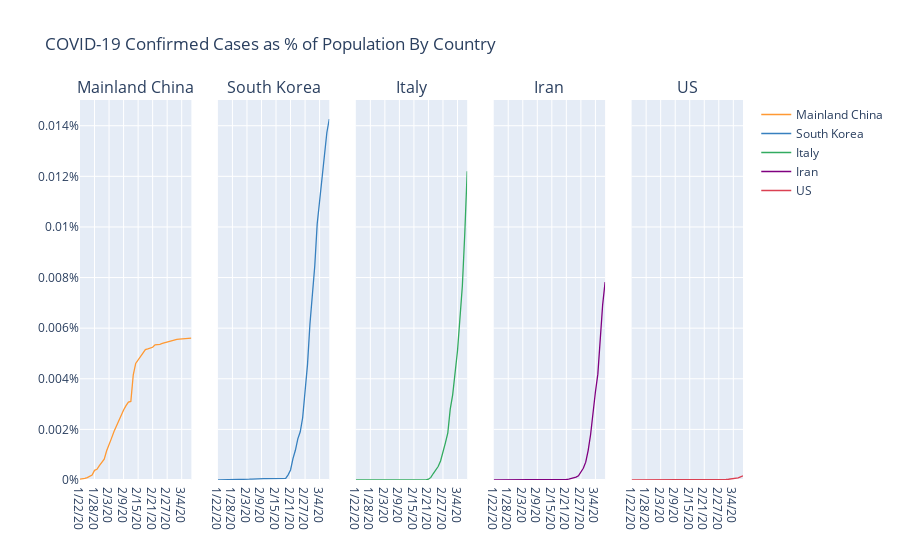

This figure's notebook cell:
### Code cell
top_countries = list(confirmed.T.sum().sort_values(ascending=False).head(4).index)
top_countries.append("US")
country_plot(top_countries, pop_prop=True)

### Figure 1 — Plotly figure (JSON) as saved in the notebook; plotly's stock layout.template omitted (floating-point values rounded to 4 significant figures)
{"data": [{"line": {"color": "rgba(255, 153, 51, 1.0)", "dash": "solid", "shape": "linear", "width": 1.3}, "mode": "lines", "name": "Mainland China", "text": "", "type": "scatter", "x": ["1/22/20", "1/23/20", "1/24/20", "1/25/20", "1/26/20", "1/27/20", "1/28/20", "1/29/20", "1/30/20", "1/31/20", "2/1/20", "2/2/20", "2/3/20", "2/4/20", "2/5/20", "2/6/20", "2/7/20", "2/8/20", "2/9/20", "2/10/20", "2/11/20", "2/12/20", "2/13/20", "2/14/20", "2/15/20", "2/16/20", "2/17/20", "2/18/20", "2/19/20", "2/20/20", "2/21/20", "2/22/20", "2/23/20", "2/24/20", "2/25/20", "2/26/20", "2/27/20", "2/28/20", "2/29/20", "3/1/20", "3/2/20", "3/3/20", "3/4/20", "3/5/20", "3/6/20", "3/7/20", "3/8/20"], "xaxis": "x", "y": [3.8e-05, 4.44e-05, 6.364e-05, 9.72e-05, 0.0001433, 0.0001989, 0.0003817, 0.0004217, 0.0005644, 0.0006797, 0.0008248, 0.001154, 0.001368, 0.001645, 0.001904, 0.002123, 0.002367, 0.002555, 0.002764, 0.002939, 0.00308, 0.003106, 0.004157, 0.004606, 0.004749, 0.004894, 0.005028, 0.005151, 0.005179, 0.005211, 0.005244, 0.005344, 0.005345, 0.00536, 0.005396, 0.005424, 0.005454, 0.005476, 0.005506, 0.005546, 0.00556, 0.005569, 0.005577, 0.005587, 0.005598, 0.005603, 0.005607], "yaxis": "y"}, {"line": {"color": "rgba(55, 128, 191, 1.0)", "dash": "solid", "shape": "linear", "width": 1.3}, "mode": "lines", "name": "South Korea", "text": "", "type": "scatter", "x": ["1/22/20", "1/23/20", "1/24/20", "1/25/20", "1/26/20", "1/27/20", "1/28/20", "1/29/20", "1/30/20", "1/31/20", "2/1/20", "2/2/20", "2/3/20", "2/4/20", "2/5/20", "2/6/20", "2/7/20", "2/8/20", "2/9/20", "2/10/20", "2/11/20", "2/12/20", "2/13/20", "2/14/20", "2/15/20", "2/16/20", "2/17/20", "2/18/20", "2/19/20", "2/20/20", "2/21/20", "2/22/20", "2/23/20", "2/24/20", "2/25/20", "2/26/20", "2/27/20", "2/28/20", "2/29/20", "3/1/20", "3/2/20", "3/3/20", "3/4/20", "3/5/20", "3/6/20", "3/7/20", "3/8/20"], "xaxis": "x2", "y": [1.95e-06, 1.95e-06, 3.901e-06, 3.901e-06, 5.851e-06, 7.802e-06, 7.802e-06, 7.802e-06, 7.802e-06, 2.146e-05, 2.341e-05, 2.926e-05, 2.926e-05, 3.121e-05, 3.706e-05, 4.486e-05, 4.681e-05, 4.681e-05, 4.876e-05, 5.266e-05, 5.461e-05, 5.461e-05, 5.461e-05, 5.461e-05, 5.461e-05, 5.656e-05, 5.851e-05, 6.047e-05, 6.047e-05, 0.0002029, 0.0003979, 0.0008446, 0.001174, 0.001625, 0.001906, 0.00246, 0.003445, 0.004558, 0.006144, 0.007287, 0.008455, 0.01012, 0.01096, 0.01187, 0.01286, 0.01373, 0.01427], "yaxis": "y2"}, {"line": {"color": "rgba(50, 171, 96, 1.0)", "dash": "solid", "shape": "linear", "width": 1.3}, "mode": "lines", "name": "Italy", "text": "", "type": "scatter", "x": ["1/22/20", "1/23/20", "1/24/20", "1/25/20", "1/26/20", "1/27/20", "1/28/20", "1/29/20", "1/30/20", "1/31/20", "2/1/20", "2/2/20", "2/3/20", "2/4/20", "2/5/20", "2/6/20", "2/7/20", "2/8/20", "2/9/20", "2/10/20", "2/11/20", "2/12/20", "2/13/20", "2/14/20", "2/15/20", "2/16/20", "2/17/20", "2/18/20", "2/19/20", "2/20/20", "2/21/20", "2/22/20", "2/23/20", "2/24/20", "2/25/20", "2/26/20", "2/27/20", "2/28/20", "2/29/20", "3/1/20", "3/2/20", "3/3/20", "3/4/20", "3/5/20", "3/6/20", "3/7/20", "3/8/20"], "xaxis": "x3", "y": [0, 0, 0, 0, 0, 0, 0, 0, 0, 3.308e-06, 3.308e-06, 3.308e-06, 3.308e-06, 3.308e-06, 3.308e-06, 3.308e-06, 4.962e-06, 4.962e-06, 4.962e-06, 4.962e-06, 4.962e-06, 4.962e-06, 4.962e-06, 4.962e-06, 4.962e-06, 4.962e-06, 4.962e-06, 4.962e-06, 4.962e-06, 4.962e-06, 3.308e-05, 0.0001025, 0.0002564, 0.0003788, 0.0005326, 0.0007492, 0.001083, 0.001469, 0.001866, 0.002802, 0.003367, 0.004138, 0.005109, 0.006381, 0.007668, 0.00973, 0.0122], "yaxis": "y3"}, {"line": {"color": "rgba(128, 0, 128, 1.0)", "dash": "solid", "shape": "linear", "width": 1.3}, "mode": "lines", "name": "Iran", "text": "", "type": "scatter", "x": ["1/22/20", "1/23/20", "1/24/20", "1/25/20", "1/26/20", "1/27/20", "1/28/20", "1/29/20", "1/30/20", "1/31/20", "2/1/20", "2/2/20", "2/3/20", "2/4/20", "2/5/20", "2/6/20", "2/7/20", "2/8/20", "2/9/20", "2/10/20", "2/11/20", "2/12/20", "2/13/20", "2/14/20", "2/15/20", "2/16/20", "2/17/20", "2/18/20", "2/19/20", "2/20/20", "2/21/20", "2/22/20", "2/23/20", "2/24/20", "2/25/20", "2/26/20", "2/27/20", "2/28/20", "2/29/20", "3/1/20", "3/2/20", "3/3/20", "3/4/20", "3/5/20", "3/6/20", "3/7/20", "3/8/20"], "xaxis": "x4", "y": [0, 0, 0, 0, 0, 0, 0, 0, 0, 0, 0, 0, 0, 0, 0, 0, 0, 0, 0, 0, 0, 0, 0, 0, 0, 0, 0, 0, 2.381e-06, 5.953e-06, 2.143e-05, 3.334e-05, 5.119e-05, 7.263e-05, 0.0001131, 0.0001655, 0.0002917, 0.0004619, 0.000706, 0.001164, 0.001787, 0.002781, 0.003479, 0.004182, 0.005652, 0.006933, 0.007817], "yaxis": "y4"}, {"line": {"color": "rgba(219, 64, 82, 1.0)", "dash": "solid", "shape": "linear", "width": 1.3}, "mode": "lines", "name": "US", "text": "", "type": "scatter", "x": ["1/22/20", "1/23/20", "1/24/20", "1/25/20", "1/26/20", "1/27/20", "1/28/20", "1/29/20", "1/30/20", "1/31/20", "2/1/20", "2/2/20", "2/3/20", "2/4/20", "2/5/20", "2/6/20", "2/7/20", "2/8/20", "2/9/20", "2/10/20", "2/11/20", "2/12/20", "2/13/20", "2/14/20", "2/15/20", "2/16/20", "2/17/20", "2/18/20", "2/19/20", "2/20/20", "2/21/20", "2/22/20", "2/23/20", "2/24/20", "2/25/20", "2/26/20", "2/27/20", "2/28/20", "2/29/20", "3/1/20", "3/2/20", "3/3/20", "3/4/20", "3/5/20", "3/6/20", "3/7/20", "3/8/20"], "xaxis": "x5", "y": [3.021e-07, 3.021e-07, 6.042e-07, 6.042e-07, 1.511e-06, 1.511e-06, 1.511e-06, 1.511e-06, 1.511e-06, 2.115e-06, 2.417e-06, 2.417e-06, 3.323e-06, 3.323e-06, 3.625e-06, 3.625e-06, 3.625e-06, 3.625e-06, 3.625e-06, 3.625e-06, 3.927e-06, 3.927e-06, 4.532e-06, 4.532e-06, 4.532e-06, 4.532e-06, 4.532e-06, 4.532e-06, 4.532e-06, 4.532e-06, 1.057e-05, 1.057e-05, 1.057e-05, 1.601e-05, 1.601e-05, 1.782e-05, 1.813e-05, 1.873e-05, 2.115e-05, 2.296e-05, 3.051e-05, 3.656e-05, 4.592e-05, 6.646e-05, 8.369e-05, 0.0001257, 0.0001625], "yaxis": "y5"}], "layout": {"annotations": [{"font": {"size": 16}, "showarrow": false, "text": "Mainland China", "x": 0.084, "xanchor": "center", "xref": "paper", "y": 1, "yanchor": "bottom", "yref": "paper"}, {"font": {"size": 16}, "showarrow": false, "text": "South Korea", "x": 0.292, "xanchor": "center", "xref": "paper", "y": 1, "yanchor": "bottom", "yref": "paper"}, {"font": {"size": 16}, "showarrow": false, "text": "Italy", "x": 0.5, "xanchor": "center", "xref": "paper", "y": 1, "yanchor": "bottom", "yref": "paper"}, {"font": {"size": 16}, "showarrow": false, "text": "Iran", "x": 0.708, "xanchor": "center", "xref": "paper", "y": 1, "yanchor": "bottom", "yref": "paper"}, {"font": {"size": 16}, "showarrow": false, "text": "US", "x": 0.916, "xanchor": "center", "xref": "paper", "y": 1, "yanchor": "bottom", "yref": "paper"}], "title": {"text": "COVID-19 Confirmed Cases as % of Population By Country"}, "xaxis": {"anchor": "y", "domain": [0, 0.168], "visible": true}, "xaxis2": {"anchor": "y2", "domain": [0.208, 0.376], "visible": true}, "xaxis3": {"anchor": "y3", "domain": [0.416, 0.584], "visible": true}, "xaxis4": {"anchor": "y4", "domain": [0.624, 0.792], "visible": true}, "xaxis5": {"anchor": "y5", "domain": [0.832, 1], "visible": true}, "yaxis": {"anchor": "x", "domain": [0, 1], "exponentformat": "E", "rangemode": "tozero", "showexponent": "all", "ticksuffix": "%"}, "yaxis2": {"anchor": "x2", "domain": [0, 1], "exponentformat": "E", "matches": "y", "rangemode": "tozero", "showexponent": "all", "showticklabels": false, "ticksuffix": "%"}, "yaxis3": {"anchor": "x3", "domain": [0, 1], "exponentformat": "E", "matches": "y", "rangemode": "tozero", "showexponent": "all", "showticklabels": false, "ticksuffix": "%"}, "yaxis4": {"anchor": "x4", "domain": [0, 1], "exponentformat": "E", "matches": "y", "rangemode": "tozero", "showexponent": "all", "showticklabels": false, "ticksuffix": "%"}, "yaxis5": {"anchor": "x5", "domain": [0, 1], "exponentformat": "E", "matches": "y", "rangemode": "tozero", "showexponent": "all", "showticklabels": false, "ticksuffix": "%"}}}
